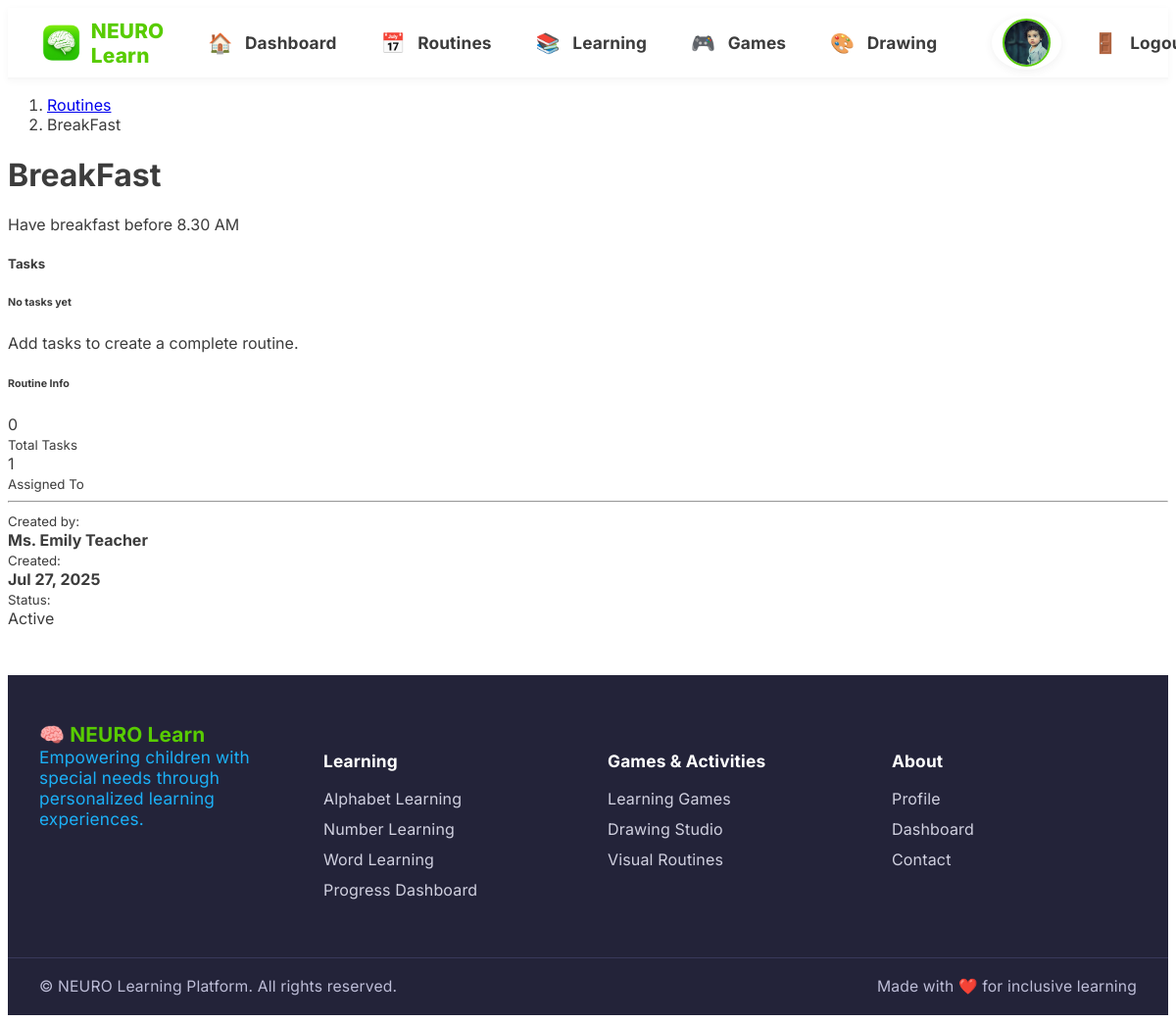
The app's page /routines/1/ (signed in) with its own data.
### apps/users/models.py (models this page shows, shortened)
class CustomUser(AbstractUser):
    class UserRole(models.TextChoices):
        PARENT = 'parent', _('Parent')
        THERAPIST = 'therapist', _('Therapist')
        TEACHER = 'teacher', _('Teacher')
        CHILD = 'child', _('Child')
    email = models.EmailField(_('email address'), unique=True)
    role = models.CharField(
        max_length=20,
        choices=UserRole.choices,
        default=UserRole.PARENT,
        help_text=_('User role in the system')
    )
    username = models.CharField(max_length=150, unique=True, blank=True, null=True)
    phone_number = models.CharField(max_length=15, blank=True, null=True)
    date_of_birth = models.DateField(blank=True, null=True)
    profile_picture = models.ImageField(upload_to='profile_pics/', blank=True, null=True)
    USERNAME_FIELD = 'email'
    REQUIRED_FIELDS = ['username', 'role']
    class Meta:
        verbose_name = _('user')
        verbose_name_plural = _('users')
    def get_full_name(self):
        return f"{self.first_name} {self.last_name}".strip() or self.email

### apps/routines/models.py (models this page shows, shortened)
class Routine(models.Model):
    title = models.CharField(max_length=200)
    description = models.TextField(blank=True, null=True)
    created_by = models.ForeignKey(
        settings.AUTH_USER_MODEL,
        on_delete=models.CASCADE,
        related_name='created_routines'
    )
    assigned_to = models.ManyToManyField(
        settings.AUTH_USER_MODEL,
        related_name='assigned_routines',
        limit_choices_to={'role': 'child'}
    )
    is_active = models.BooleanField(default=True)
    created_at = models.DateTimeField(auto_now_add=True)
    updated_at = models.DateTimeField(auto_now=True)
    class Meta:
        ordering = ['-created_at']

### apps/routines/views.py (the view, shortened to what this page needs)
# urls.py: path('<int:routine_id>/', views.routine_detail, name='routine_detail'),
@login_required
def routine_detail(request, routine_id):
    routine = get_object_or_404(Routine, id=routine_id)
    user = request.user
    if user.role == 'child' and user not in routine.assigned_to.all():
        messages.error(request, "You don't have permission to view this routine.")
        return redirect('routines:routine_list')
    elif user.role == 'parent':
        children = user.parent_profile.children.all()
        child_user_ids = [child.user.id for child in children]
        if not routine.assigned_to.filter(id__in=child_user_ids).exists():
            messages.error(request, "You don't have permission to view this routine.")
            return redirect('routines:routine_list')
    elif user.role in ['therapist', 'teacher'] and routine.created_by != user:
        messages.error(request, "You don't have permission to view this routine.")
        return redirect('routines:routine_list')
    tasks = routine.tasks.all()
    if user.role == 'child':
        task_completions = TaskCompletion.objects.filter(
            task__routine=routine,
            child=user
        ).values_list('task_id', flat=True)
    else:
        task_completions = []
    context = {
        'routine': routine,
        'tasks': tasks,
        'task_completions': task_completions,
        'user_role': user.role
    }
    return render(request, 'routines/routine_detail.html', context)

### templates/routines/routine_detail.html (shortened to what this page needs)
{% extends 'base.html' %}
{% load static %}
{% block content %}
<div class="container-fluid">
    <div class="row">
        <div class="col-12">
            <div class="d-flex justify-content-between align-items-center mb-4">
                <div>
                    <nav aria-label="breadcrumb">
                        <ol class="breadcrumb">
                            <li class="breadcrumb-item"><a href="{% url 'routines:routine_list' %}">Routines</a></li>
                            <li class="breadcrumb-item active">{{ routine.title }}</li>
                        </ol>
                    </nav>
                    <h1 class="h3 mb-0">
                        {{ routine.title }}
                    </h1>
                    {% if routine.description %}
                    <p class="text-muted mb-0">{{ routine.description }}</p>
                    {% endif %}
                </div>
            </div>
            <div class="row">
                <div class="col-lg-8">
                    <div class="card shadow-sm border-0">
                        <div class="card-header bg-white">
                            <div class="d-flex justify-content-between align-items-center">
                                <h5 class="mb-0">
                                    Tasks
                                </h5>
                            </div>
                        </div>
                        <div class="card-body">
                            {% if tasks %}
                            <div class="task-list" id="taskList">
                                {% for task in tasks %}
                                <div class="task-item mb-3 p-3 border rounded" data-task-id="{{ task.id }}">
                                    <div class="d-flex align-items-center">
                                        <div class="me-3">
                                            {% if task.image %}
                                            <img src="{{ task.image.url }}" alt="{{ task.title }}" class="rounded" style="width: 60px; height: 60px; object-fit: cover;">
                                            {% else %}
                                            <div class="bg-light rounded d-flex align-items-center justify-content-center" style="width: 60px; height: 60px;">
                                                <i class="fas fa-image text-muted"></i>
                                            </div>
                                            {% endif %}
                                        </div>
                                        <div class="flex-grow-1">
                                            <h6 class="mb-1">{{ task.title }}</h6>
                                            {% if task.description %}
                                            <p class="text-muted small mb-1">{{ task.description }}</p>
                                            {% endif %}
                                            <div class="d-flex align-items-center">
                                                <span class="badge bg-info me-2">{{ task.estimated_duration }} min</span>
                                                {% if task.is_required %}
                                                <span class="badge bg-warning">Required</span>
                                                {% endif %}
                                            </div>
                                        </div>
                                        <div class="ms-3">
                                            {% if user_role in 'child,parent' %}
                                            <form method="post" action="{% url 'routines:task_complete' task.id %}" class="d-inline">
                                                {% csrf_token %}
                                                {% if user_role == 'parent' %}
                                                <select name="child_id" class="form-select form-select-sm mb-2" required>
                                                    <option value="">Select Child</option>
                                                    {% for child in user.parent_profile.children.all %}
                                                    <option value="{{ child.id }}">{{ child.get_full_name }}</option>
                                                    {% endfor %}
                                                </select>
                                                {% endif %}
                                                <button type="submit" class="btn btn-success btn-sm">
                                                    <i class="fas fa-check me-1"></i>Complete
                                                </button>
                                            </form>
                                            {% endif %}
                                            {% if user_role in 'therapist,teacher' and routine.created_by == user %}
                                            <a href="{% url 'routines:task_edit' task.id %}" class="btn btn-outline-primary btn-sm">
                                                <i class="fas fa-edit me-1"></i>Edit
                                            </a>
                                            {% endif %}
                                        </div>
                                    </div>
                                </div>
                                {% endfor %}
                            </div>
                            {% else %}
                            <div class="text-center py-4">
                                <h6 class="text-muted">No tasks yet</h6>
                                <p class="text-muted small">Add tasks to create a complete routine.</p>
                            </div>
                            {% endif %}
                        </div>
                    </div>
                </div>
                <div class="col-lg-4">
                    <div class="card shadow-sm border-0 mb-4">
                        <div class="card-header bg-white">
                            <h6 class="mb-0">
                                Routine Info
                            </h6>
                        </div>
                        <div class="card-body">
                            <div class="row text-center">
                                <div class="col-6">
                                    <div class="text-primary fw-bold">{{ tasks.count }}</div>
                                    <small class="text-muted">Total Tasks</small>
                                </div>
                                <div class="col-6">
                                    <div class="text-success fw-bold">{{ routine.assigned_to.count }}</div>
                                    <small class="text-muted">Assigned To</small>
                                </div>
                            </div>
                            <hr>
                            <div class="mb-2">
                                <small class="text-muted">Created by:</small><br>
                                <strong>{{ routine.created_by.get_full_name }}</strong>
                            </div>
                            <div class="mb-2">
                                <small class="text-muted">Created:</small><br>
                                <strong>{{ routine.created_at|date:"M d, Y" }}</strong>
                            </div>
                            <div class="mb-2">
                                <small class="text-muted">Status:</small><br>
                                <span class="badge bg-{% if routine.is_active %}success{% else %}secondary{% endif %}">
                                    {% if routine.is_active %}Active{% else %}Inactive{% endif %}
                                </span>
                            </div>
                        </div>
                    </div>
                </div>
            </div>
        </div>
    </div>
</div>
{% endblock %}

### templates/base.html (shortened to what this page needs)
<!DOCTYPE html>
<html lang="en">
<head>
    {% load static %}
    <link rel="stylesheet" href="/static/css/child_dashboard_duolingo.css">
    <link rel="stylesheet" href="/static/css/duo_header_footer.css">
</head>
<body>
    <header class="duo-header">
        <div class="container-fluid d-flex align-items-center justify-content-between py-2">
            <div class="d-flex align-items-center">
                <a href="/dashboard/" class="duo-logo-link">
                    <img src="{% static 'img/green_brain_icon.png' %}" alt="NEURO Learn Logo" class="duo-logo" style="width:2.8rem; height:2.8rem; object-fit:contain; vertical-align:middle;">
                    <span class="duo-brand">NEURO Learn</span>
                </a>
            </div>
            <nav class="duo-nav d-flex align-items-center">
                <a href="/dashboard/" class="duo-nav-link" title="Dashboard"><span class="duo-nav-icon">🏠</span><span class="duo-nav-label">Dashboard</span></a>
                <a href="/routines/" class="duo-nav-link" title="My Routines"><span class="duo-nav-icon">📅</span><span class="duo-nav-label">Routines</span></a>
                <a href="/learning/" class="duo-nav-link" title="Learning"><span class="duo-nav-icon">📚</span><span class="duo-nav-label">Learning</span></a>
                <a href="/games/" class="duo-nav-link" title="Games"><span class="duo-nav-icon">🎮</span><span class="duo-nav-label">Games</span></a>
                <a href="/drawing/" class="duo-nav-link" title="Drawing"><span class="duo-nav-icon">🎨</span><span class="duo-nav-label">Drawing</span></a>
                <a href="/profile/" class="duo-nav-link duo-avatar-link ms-3" title="Profile">
                    {% if user.profile_picture %}
                        <img src="{{ user.profile_picture.url }}" alt="Profile" class="duo-avatar-img" style="background: none; box-shadow: none;">
                    {% else %}
                        <span class="duo-avatar">{{ user.first_name|default:user.username|first|upper }}</span>
                    {% endif %}
                </a>
                <a href="/logout/" class="duo-nav-link ms-3" title="Logout">
                    <span class="duo-nav-icon">🚪</span>
                    <span class="duo-nav-label">Logout</span>
                </a>
            </nav>
        </div>
    </header>
    <main>
        {% block content %}{% endblock %}
    </main>
    <footer class="duo-footer mt-5">
        <div class="duo-footer-main">
            <div class="duo-footer-col">
                <div class="duo-footer-logo">🧠 NEURO Learn</div>
                <div class="duo-footer-slogan">Empowering children with special needs through personalized learning experiences.</div>
            </div>
            <div class="duo-footer-col">
                <h5>Learning</h5>
                <ul class="duo-footer-links">
                    <li><a href="/learning/alphabet/">Alphabet Learning</a></li>
                    <li><a href="/learning/numbers/">Number Learning</a></li>
                    <li><a href="/learning/words/">Word Learning</a></li>
                    <li><a href="/learning/progress/">Progress Dashboard</a></li>
                </ul>
            </div>
            <div class="duo-footer-col">
                <h5>Games & Activities</h5>
                <ul class="duo-footer-links">
                    <li><a href="/games/">Learning Games</a></li>
                    <li><a href="/drawing/">Drawing Studio</a></li>
                    <li><a href="/routines/">Visual Routines</a></li>
                </ul>
            </div>
            <div class="duo-footer-col">
                <h5>About</h5>
                <ul class="duo-footer-links">
                    <li><a href="/profile/">Profile</a></li>
                    <li><a href="/dashboard/">Dashboard</a></li>
                    <li><a href="#">Contact</a></li>
                </ul>
            </div>
        </div>
        <div class="duo-footer-bottom">
            <span>© {{ now|date:'Y' }} NEURO Learning Platform. All rights reserved.</span>
            <span>Made with ❤️ for inclusive learning</span>
        </div>
    </footer>
</body>
</html>

### records on screen
CustomUser: profile_picture (picture)
Routine: title "BreakFast", description "Have breakfast before 8.30 AM", assigned_to.count "1", created_by.get_full_name "Ms. Emily Teacher", created_at "Jul 27, 2025"

### other values on screen
{{ tasks.count }} "0"
